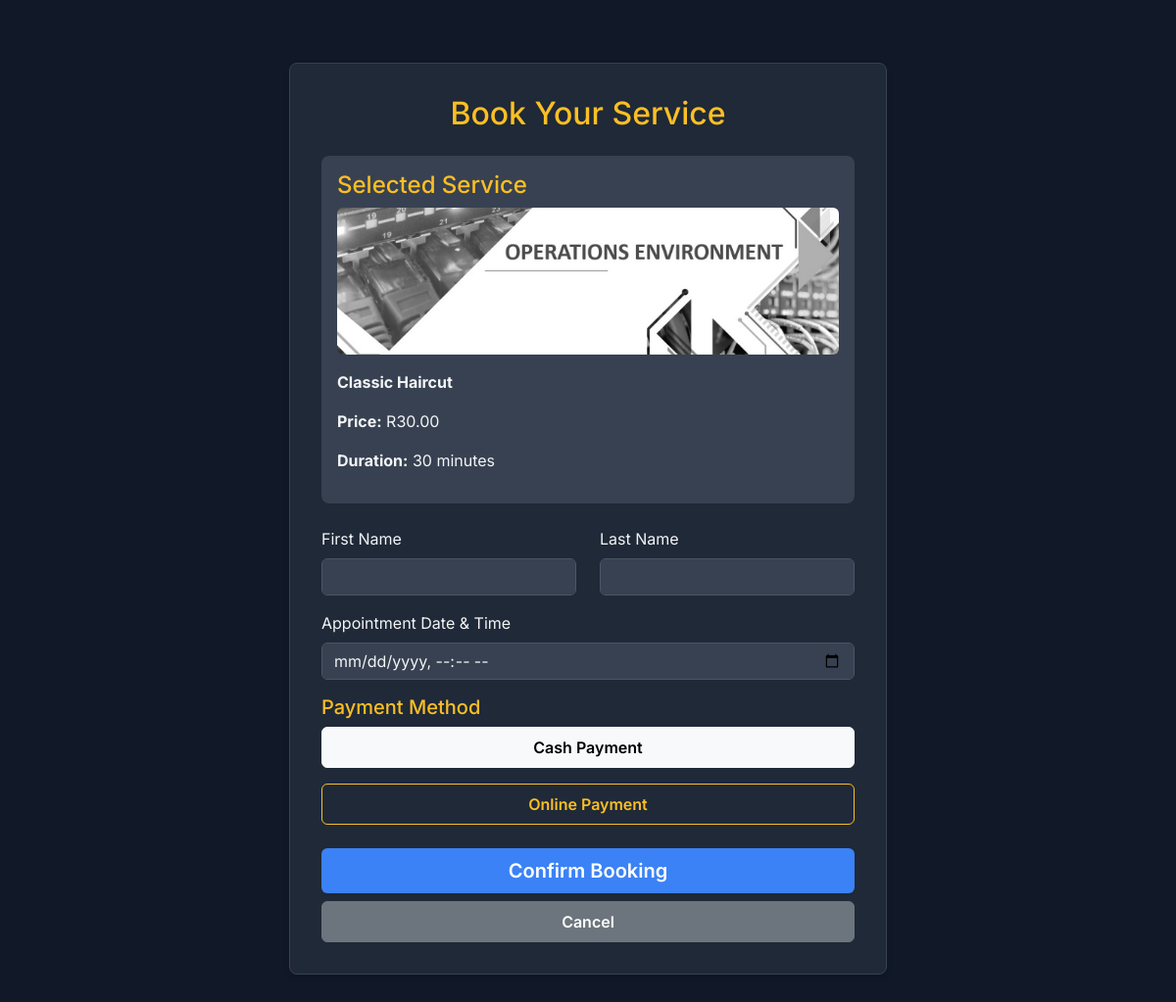
The app's page /book-service/1/ (signed in) with its own data.
### barberapp/models.py (models this page shows, shortened)
class Service(models.Model):
    CATEGORY_CHOICES = [
        ('haircut', 'Haircut'),
        ('shave', 'Shave'),
        ('beard', 'Beard Treatment'),
        ('color', 'Hair Color'),
        ('treatment', 'Hair Treatment'),
    ]
    name = models.CharField(max_length=100)
    description = models.TextField()
    price = models.DecimalField(max_digits=10, decimal_places=2)
    duration = models.IntegerField(help_text="Duration in minutes")
    category = models.CharField(max_length=20, choices=CATEGORY_CHOICES, default='haircut')
    image = models.ImageField(upload_to='services/', blank=True, null=True)

### barberapp/views.py (the view, shortened to what this page needs)
# urls.py: path('book-service/', views.book_service, name='book_service'),
@login_required
def book_service(request, service_id=None):
    from .models import Service  # Import here to avoid circular imports
    service = None
    if service_id:
        try:
            service = Service.objects.get(id=service_id)
        except Service.DoesNotExist:
            pass
    return render(request, 'book_service.html', {'service': service})

### barberapp/templates/book_service.html (shortened to what this page needs)
{% extends 'base.html' %}
{% load static %}
{% block content %}
<div class="booking-container">
    <div class="booking-card">
        <h2 class="mb-4 text-center" style="color: #fbbf24;">Book Your Service</h2>
        <form method="post" action="{% url 'book_appointment' %}">
            <div class="service-info">
                <h4 style="color: #fbbf24;">Selected Service</h4>
                {% if service.image %}
                    <img src="{{ service.image.url }}" class="img-fluid rounded" alt="{{ service.name }}" style="max-height: 150px; object-fit: cover; margin-bottom: 1rem;">
                {% endif %}
                <p><strong id="selected-service-name">{{ service.name|default:"Service Name" }}</strong></p>
                <p><strong>Price:</strong> R<span id="selected-service-price">{{ service.price|default:"0.00" }}</span></p>
                <p><strong>Duration:</strong> {{ service.duration|default:"0" }} minutes</p>
            </div>
            <div class="row mb-3">
                <div class="col-md-6">
                    <label for="first_name" class="form-label">First Name</label>
                    <input type="text" class="form-control" id="first_name" name="name" required>
                </div>
                <div class="col-md-6">
                    <label for="last_name" class="form-label">Last Name</label>
                    <input type="text" class="form-control" id="last_name" name="surname" required>
                </div>
            </div>
            <div class="mb-3">
                <label for="appointment_date" class="form-label">Appointment Date & Time</label>
                <input type="datetime-local" class="form-control" id="appointment_date" name="bookDate" required>
            </div>
            <div class="mb-4">
                <h5 style="color: #fbbf24;">Payment Method</h5>
                <div class="payment-option">
                    <label class="btn btn-outline-light w-100" for="cash-payment">Cash Payment</label>
                </div>
                <div class="payment-option">
                    <label class="btn btn-outline-light w-100" for="online-payment">Online Payment</label>
                </div>
            </div>
            <div class="d-grid gap-2">
                <button type="submit" class="btn btn-primary btn-lg">Confirm Booking</button>
                <a href="{% url 'profile' %}" class="btn btn-secondary">Cancel</a>
            </div>
        </form>
    </div>
</div>
{% endblock %}

### barberapp/static/style.css (style rules this page uses)
@media screen and (min-width:991px) { body { overflow-x: hidden; } }
@media screen and (min-width:991px) { * { margin: 0; padding: 0; box-sizing: border-box; } }
@media screen and (min-width:991px) { img { filter: grayscale(100%); } }
@media screen and (min-width:991px) { img { filter: grayscale(100%); object-fit: cover; width: 100%; height: 100%; } }
@media screen and (min-width:991px) { h4 { margin-bottom: 20px; font-size: 25px; } }

### barberapp/templates/book_service.html (style rules this page uses)
body { background-color: #111827; color: #f3f4f6; font-family: 'Inter', sans-serif; }
.booking-container { max-width: 800px; margin: 2rem auto; padding: 2rem; }
.booking-card { background-color: #1f2937; border: 1px solid #374151; color: #f3f4f6; border-radius: 0.5rem; box-shadow: 0 4px 6px rgba(0, 0, 0, 0.1); padding: 2rem; }
.service-info { background-color: #374151; padding: 1rem; border-radius: 0.5rem; margin-bottom: 1.5rem; }
.payment-option { margin-bottom: 1rem; }
.btn { border-radius: 0.375rem; font-weight: 600; padding: 0.5rem 1rem; }
.btn-primary { background-color: #3b82f6; border: none; }
.btn-outline-light { background-color: transparent; border-color: #fbbf24; color: #fbbf24; }
.form-control { background-color: #374151; border: 1px solid #4b5563; color: #f3f4f6; }

### records on screen
Service: image (picture), name "Classic Haircut", price "30.00", duration "30"
